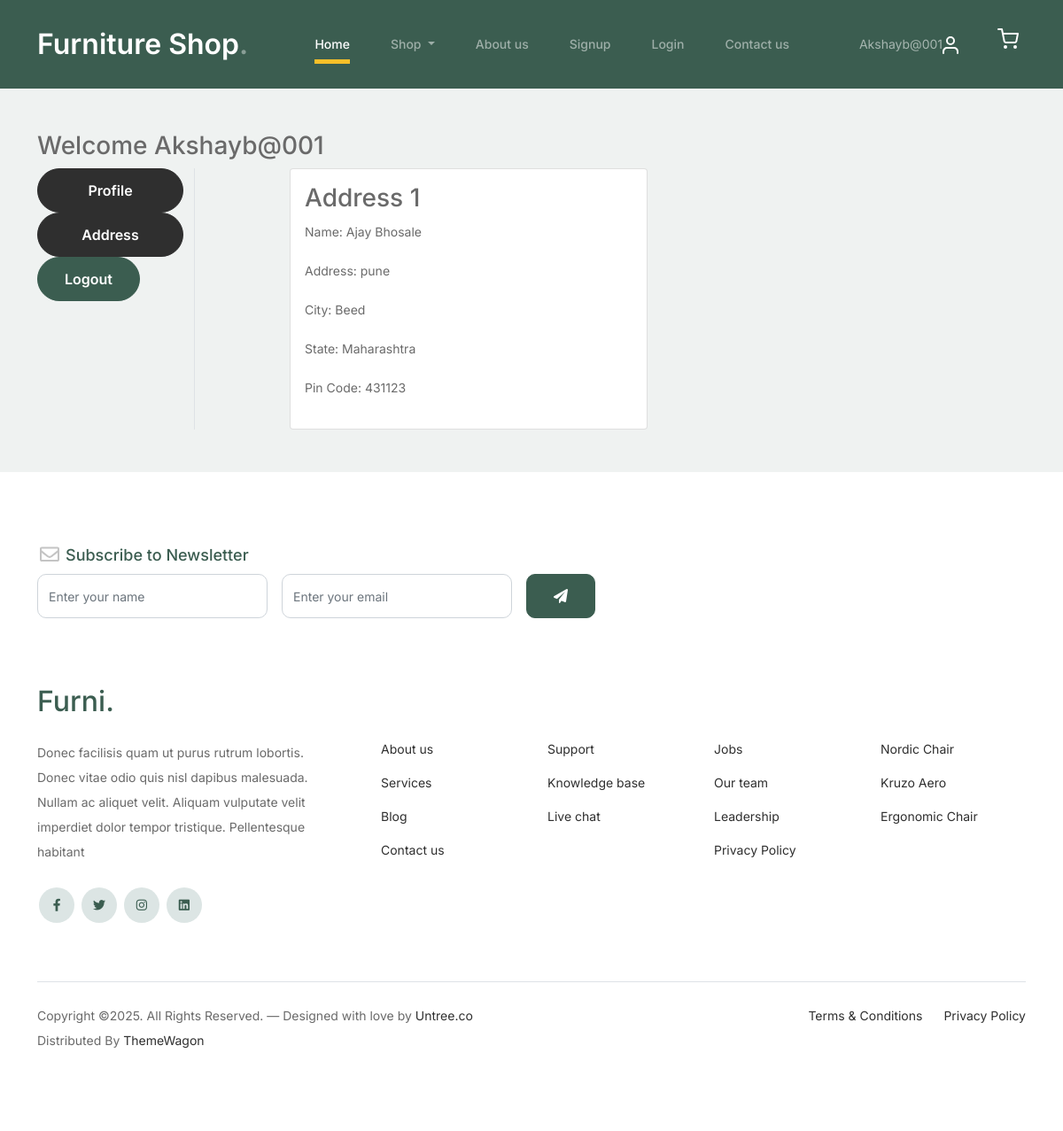
Page /address/ (signed in) on the committed database.
### FurniApp/models.py (models this page shows, shortened)
class Customer(models.Model):
    user = models.ForeignKey(User, on_delete=models.CASCADE)
    name =models.CharField(max_length=200)
    locality= models.CharField(max_length=200)
    city = models.CharField(max_length=50)
    zipcode =models.IntegerField()
    state = models.CharField( choices = STATE_CHOICES,max_length=50)

### FurniApp/views.py (the view)
# urls.py: path('address/', views.address, name='address'),
def address(request):
 totalitem=0
 add =Customer.objects.filter(user=request.user)
 if request.user.is_authenticated:
    totalitem=len(Customer.objects.filter(user=request.user))
    return render(request, 'address.html',{'add':add,'active':'btn-warning','totalitem':totalitem})

### FurniApp/templates/address.html (shortened to what this page needs)
{% extends 'base.html' %}
{% load static %}
{% block content %}
<div class="container my-5">
 <div class="row">
 <h3>Welcome <span class="text-capitalize">{{request.user}}</span></h3>
  <div class="col-sm-2 border-end">
   <ul class="list-unstyled">
    <li class="d-grid"><a href="{% url 'profile' %}" class="btn ">Profile</a></li>
    <li class="d-grid"><a href="{% url 'address' %}" class="btn {{active}}">Address</a></li>
    <a href="{%url 'logout' %}" class="btn btn-primary">Logout</a>
   </ul>
  </div>
  <div class="col-sm-9 offset-sm-1">
   <div class="row">
    {%for ad in add%}
    <div class="col-sm-6">
     <div class="card">
      <div class="card-body">
       <h3>Address {{forloop.counter}}</h3>
       <p>Name: {{ad.name}}</p>
       <p>Address: {{ad.locality}}</p>
       <p>City: {{ad.city}}</p>
       <p>State: {{ad.state}}</p>
       <p>Pin Code: {{ad.zipcode}}</p>
      </div>
     </div>
    </div>
    {%endfor%}
   </div>
  </div>
 </div>
</div>
{% endblock content %}

### FurniApp/templates/base.html (shortened to what this page needs)
<!doctype html>
{% load static%}
<html lang="en">
<head>
		<link href="{%static 'css/bootstrap.min.css' %}" rel="stylesheet">
		<link href="https://cdnjs.cloudflare.com/ajax/libs/font-awesome/6.0.0-beta3/css/all.min.css" rel="stylesheet">
		<link href="{%static 'css/tiny-slider.css' %}" rel="stylesheet">
		<link href="{% static 'css/style.css' %}" rel="stylesheet">
</head>
<body>
		<nav class="custom-navbar navbar navbar navbar-expand-md navbar-dark bg-dark" arial-label="Furni navigation bar">
			<div class="container">
				<a class="navbar-brand" href="{% url 'home' %}">Furniture Shop<span>.</span></a>
				<div class="collapse navbar-collapse" id="navbarsFurni">
					<ul class="custom-navbar-nav navbar-nav ms-auto mb-2 mb-md-0">
						<li class="nav-item active">
							<a class="nav-link" href="/">Home</a>
						</li>
						<li class="nav-item dropdown">
             				<a class="nav-link dropdown-toggle text-black" href=" " id="fashionDropdown" role="button" data-bs-toggle="dropdown" aria-expanded="false">
              				 Shop
             				</a>
          				</li>
						<li><a class="nav-link" href="{% url 'about' %}">About us</a></li>
						<li><a class="nav-link" href="{% url 'signup' %}">Signup</a></li>
						<li><a class="nav-link" href="{% url 'login' %}">Login</a></li>
						<li><a class="nav-link" href="{% url 'contact' %}">Contact us</a></li>
					</ul>
					<ul class="custom-navbar-cta navbar-nav mb-2 mb-md-0 ms-5">
						<li class="nav-link"><a class="nav-link" href="{% url 'profile' %}">{{request.user}}<img src="{% static 'images/user.svg' %}"></a></li>
						<li><a class="nav-link" href="{% url 'cart' %}"><img src="{% static 'images/cart.svg' %}"></a></li>
					</ul>
				</div>
			</div>
		</nav>
    	{% block content %} {% endblock content %}
		<footer class="footer-section">
			<div class="container relative">
				<div class="row">
					<div class="col-lg-8">
						<div class="subscription-form">
							<h3 class="d-flex align-items-center"><span class="me-1"><img src="{% static 'images/envelope-outline.svg' %}" alt="Image" class="img-fluid"></span><span>Subscribe to Newsletter</span></h3>
							<form action="#" class="row g-3">
								<div class="col-auto">
									<input type="text" class="form-control" placeholder="Enter your name">
								</div>
								<div class="col-auto">
									<input type="email" class="form-control" placeholder="Enter your email">
								</div>
								<div class="col-auto">
									<button class="btn btn-primary">
										<span class="fa fa-paper-plane"></span>
									</button>
								</div>
							</form>
						</div>
					</div>
				</div>
				<div class="row g-5 mb-5">
					<div class="col-lg-4">
						<div class="mb-4 footer-logo-wrap"><a href="#" class="footer-logo">Furni<span>.</span></a></div>
						<p class="mb-4">Donec facilisis quam ut purus rutrum lobortis. Donec vitae odio quis nisl dapibus malesuada. Nullam ac aliquet velit. Aliquam vulputate velit imperdiet dolor tempor tristique. Pellentesque habitant</p>
						<ul class="list-unstyled custom-social">
							<li><a href="#"><span class="fa fa-brands fa-facebook-f"></span></a></li>
							<li><a href="#"><span class="fa fa-brands fa-twitter"></span></a></li>
							<li><a href="#"><span class="fa fa-brands fa-instagram"></span></a></li>
							<li><a href="#"><span class="fa fa-brands fa-linkedin"></span></a></li>
						</ul>
					</div>
					<div class="col-lg-8">
						<div class="row links-wrap">
							<div class="col-6 col-sm-6 col-md-3">
								<ul class="list-unstyled">
									<li><a href="#">About us</a></li>
									<li><a href="#">Services</a></li>
									<li><a href="#">Blog</a></li>
									<li><a href="#">Contact us</a></li>
								</ul>
							</div>
							<div class="col-6 col-sm-6 col-md-3">
								<ul class="list-unstyled">
									<li><a href="#">Support</a></li>
									<li><a href="#">Knowledge base</a></li>
									<li><a href="#">Live chat</a></li>
								</ul>
							</div>
							<div class="col-6 col-sm-6 col-md-3">
								<ul class="list-unstyled">
									<li><a href="#">Jobs</a></li>
									<li><a href="#">Our team</a></li>
									<li><a href="#">Leadership</a></li>
									<li><a href="#">Privacy Policy</a></li>
								</ul>
							</div>
							<div class="col-6 col-sm-6 col-md-3">
								<ul class="list-unstyled">
									<li><a href="#">Nordic Chair</a></li>
									<li><a href="#">Kruzo Aero</a></li>
									<li><a href="#">Ergonomic Chair</a></li>
								</ul>
							</div>
						</div>
					</div>
				</div>
				<div class="border-top copyright">
					<div class="row pt-4">
						<div class="col-lg-6">
							<p class="mb-2 text-center text-lg-start">Copyright &copy;. All Rights Reserved. &mdash; Designed with love by <a href="https://untree.co">Untree.co</a> Distributed By <a href="https://themewagon.com">ThemeWagon</a>
							</p>
						</div>
						<div class="col-lg-6 text-center text-lg-end">
							<ul class="list-unstyled d-inline-flex ms-auto">
								<li class="me-4"><a href="#">Terms &amp; Conditions</a></li>
								<li><a href="#">Privacy Policy</a></li>
							</ul>
						</div>
					</div>
				</div>
			</div>
		</footer>
	</body>
</html>

### FurniApp/static/css/style.css (style rules this page uses)
body { overflow-x: hidden; position: relative; }
body { font-family: "Inter", sans-serif; font-weight: 400; line-height: 28px; color: #6a6a6a; font-size: 14px; background-color: #eff2f1; }
a { text-decoration: none; -webkit-transition: .3s all ease; -o-transition: .3s all ease; transition: .3s all ease; color: #2f2f2f; text-decoration: underline; }
.custom-navbar { background: #3b5d50 !important; padding-top: 20px; padding-bottom: 20px; }
.custom-navbar .navbar-brand { font-size: 32px; font-weight: 600; }
.custom-navbar .navbar-brand > span { opacity: .4; }
@media (min-width: 992px) { .custom-navbar .custom-navbar-nav li { margin-left: 15px; margin-right: 15px; } }
.custom-navbar .custom-navbar-nav li a { font-weight: 500; color: #ffffff !important; opacity: .5; -webkit-transition: .3s all ease; -o-transition: .3s all ease; transition: .3s all ease; position: relative; }
@media (min-width: 768px) { .custom-navbar .custom-navbar-nav li a:before { content: ""; position: absolute; bottom: 0; left: 8px; right: 8px; background: #f9bf29; height: 5px; opacity: 1; visibility: visible; width: 0; -webkit-transition: .15s all ease-out; -o-transition: .15s all ease-out; transition: .15s all ease-out; } }
.custom-navbar .custom-navbar-nav li.active a { opacity: 1; }
.custom-navbar .custom-navbar-nav li.active a:before { width: calc(100% - 16px); }
.custom-navbar .custom-navbar-cta { margin-left: 0 !important; -webkit-box-orient: horizontal; -webkit-box-direction: normal; -ms-flex-direction: row; flex-direction: row; }
@media (min-width: 768px) { .custom-navbar .custom-navbar-cta { margin-left: 40px !important; } }
.custom-navbar .custom-navbar-cta li { margin-left: 0px; margin-right: 0px; }
.custom-navbar .custom-navbar-cta li:first-child { margin-right: 20px; }
.btn { font-weight: 600; padding: 12px 30px; border-radius: 30px; color: #ffffff; background: #2f2f2f; border-color: #2f2f2f; }
.btn.btn-primary { background: #3b5d50; border-color: #3b5d50; }
.footer-section { padding: 80px 0; background: #ffffff; }
.footer-section .relative { position: relative; }
.footer-section a { text-decoration: none; color: #2f2f2f; -webkit-transition: .3s all ease; -o-transition: .3s all ease; transition: .3s all ease; }
.footer-section .subscription-form { margin-bottom: 40px; position: relative; z-index: 2; margin-top: 100px; }
@media (min-width: 992px) { .footer-section .subscription-form { margin-top: 0px; margin-bottom: 80px; } }
.footer-section .subscription-form h3 { font-size: 18px; font-weight: 500; color: #3b5d50; }
.footer-section .subscription-form .form-control { height: 50px; border-radius: 10px; font-family: "Inter", sans-serif; }
.footer-section .subscription-form .btn { border-radius: 10px !important; }
.footer-section .links-wrap { margin-top: 0px; }
@media (min-width: 992px) { .footer-section .links-wrap { margin-top: 54px; } }
.footer-section .links-wrap ul li { margin-bottom: 10px; }
.footer-section .footer-logo-wrap .footer-logo { font-size: 32px; font-weight: 500; text-decoration: none; color: #3b5d50; }
.footer-section .custom-social li { margin: 2px; display: inline-block; }
.footer-section .custom-social li a { width: 40px; height: 40px; text-align: center; line-height: 40px; display: inline-block; background: #dce5e4; color: #3b5d50; border-radius: 50%; }
.footer-section .border-top { border-color: #dce5e4; }
.footer-section .border-top.copyright { font-size: 14px !important; }
.form-control { height: 50px; border-radius: 10px; font-family: "Inter", sans-serif; }

### rows in the picture
Customer: name "Ajay Bhosale", locality "pune", city "Beed", state "Maharashtra", zipcode "431123"

### other values in the picture
{{ request.user }} "Akshayb@001"
